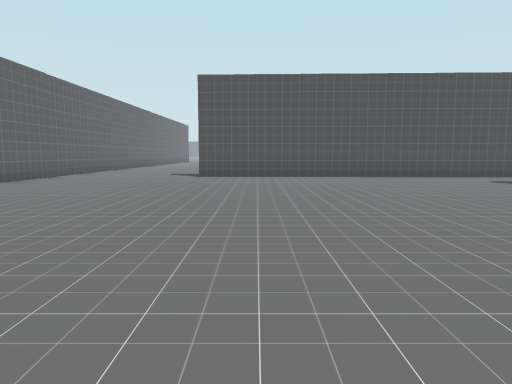
View 1 (above)

24 first-person views from a walk through a 3-D level made in the Godot game engine. The camera is 1.4 m above the floor, tilts 6° down and sees 70° across. The floor is counted in squares, 2 m on a side. Each view is taken from the middle of a square. On the plan, view 1 faces up. The plan holds only what a view shows up to about 11 squares ahead; the rest is blank. The place goes on beyond the plan. Characters and animated objects are left out. Some surface patterns are stand-ins.

View 2
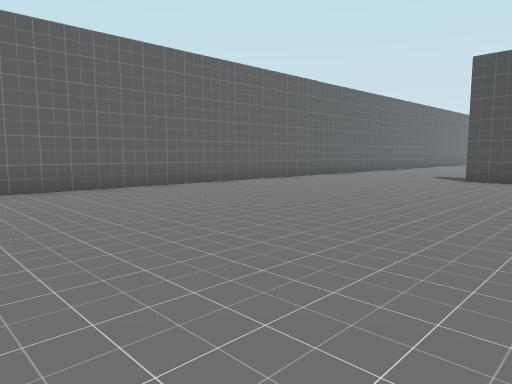

View 3
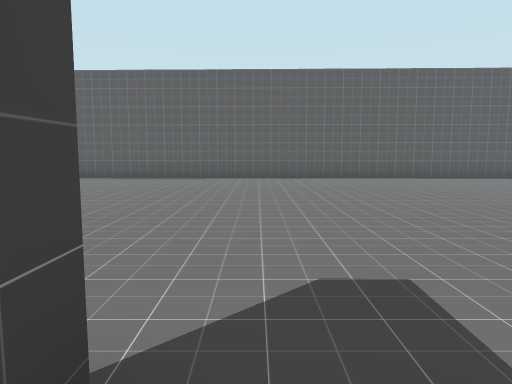

View 4
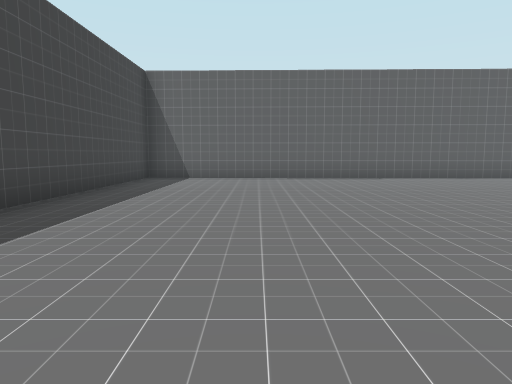

View 5
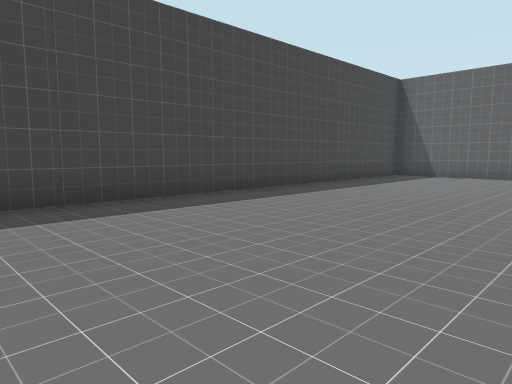

View 6
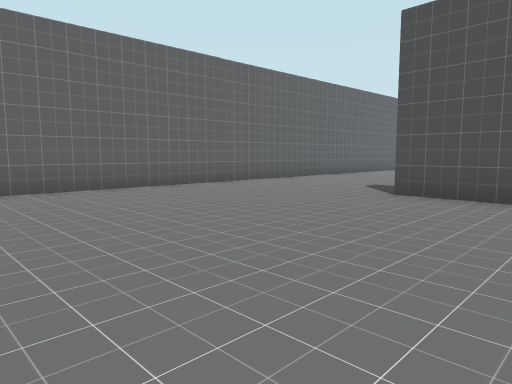

View 7
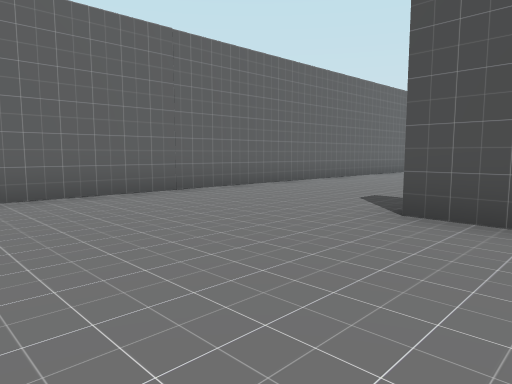

View 8
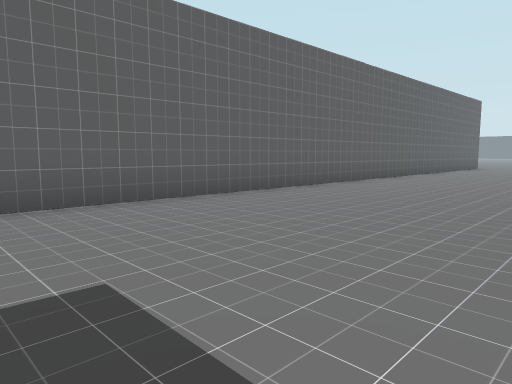

View 9
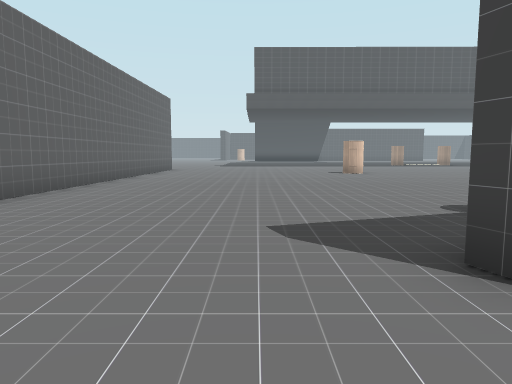

View 10
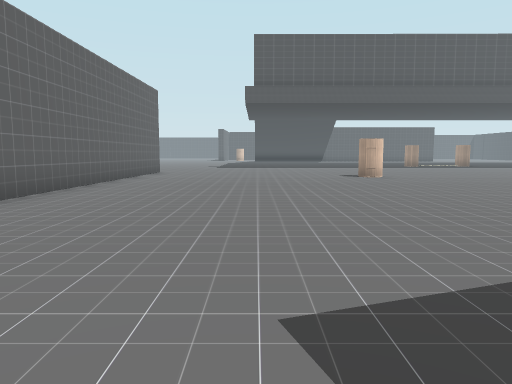

View 11
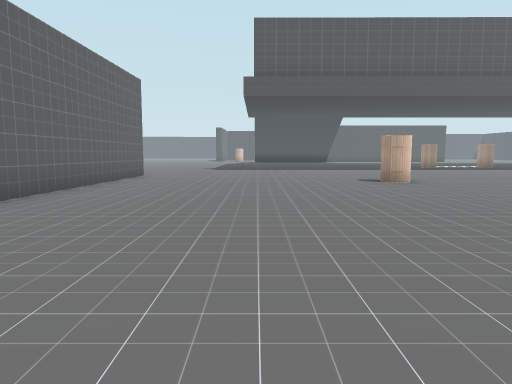

View 12
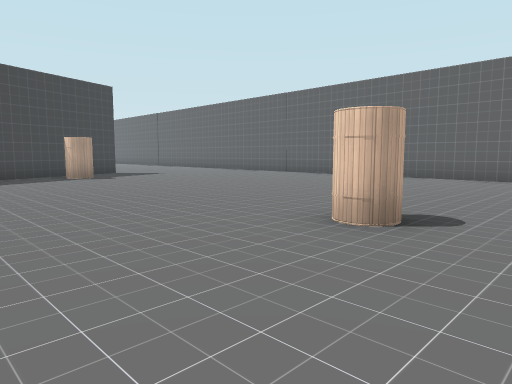

View 13
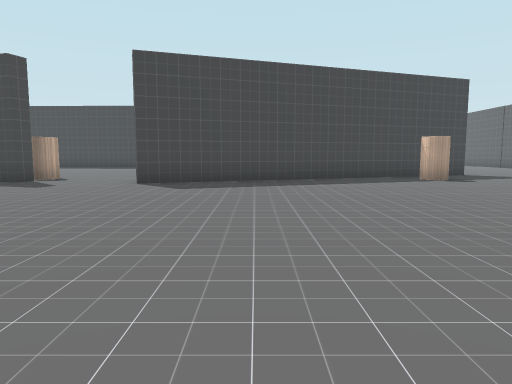

View 14
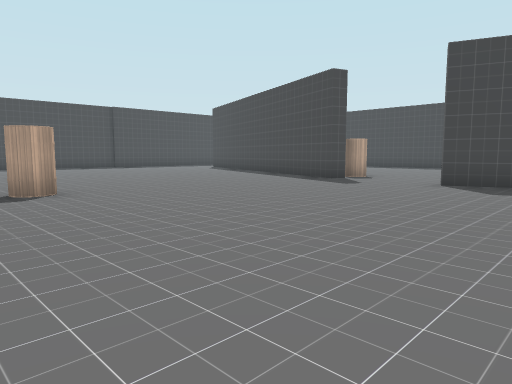

View 15
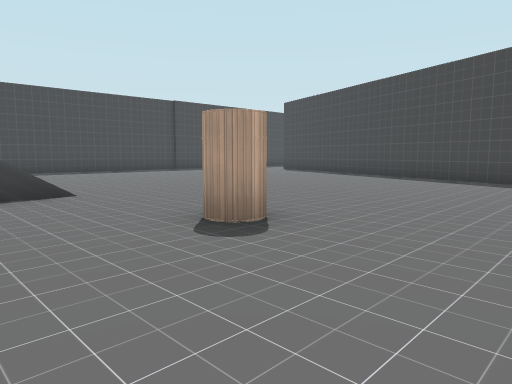

View 16
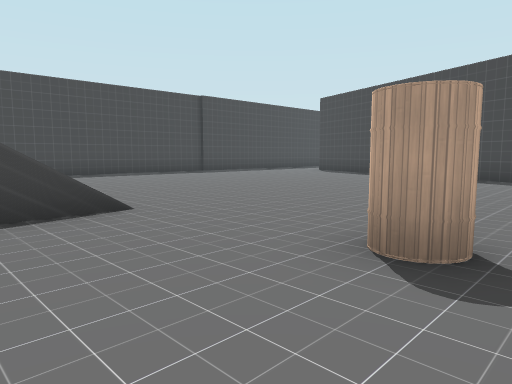

View 17
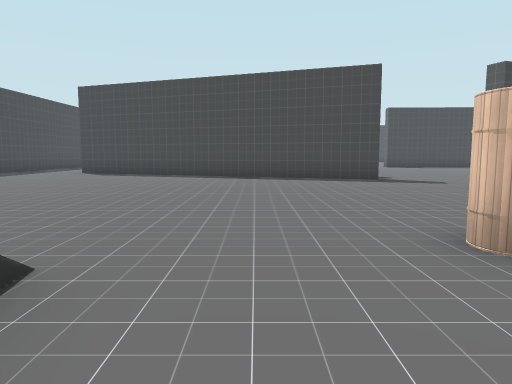

View 18
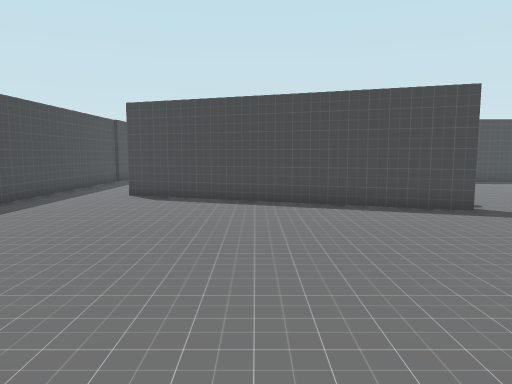

View 19
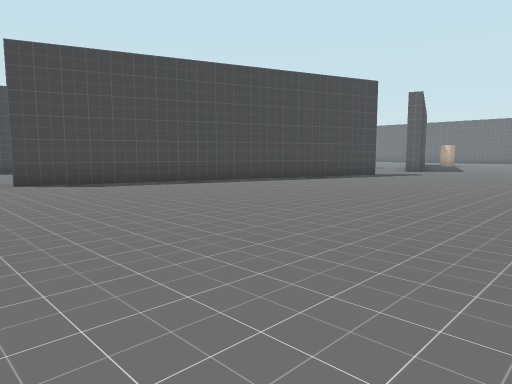

View 20
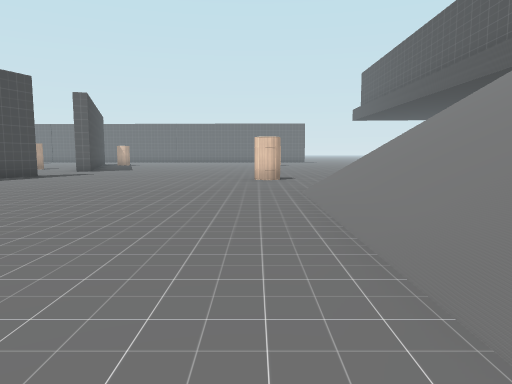

View 21
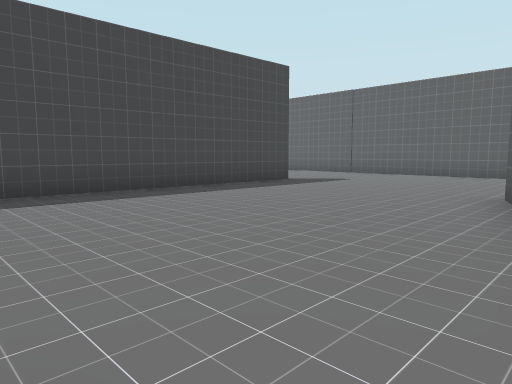

View 22
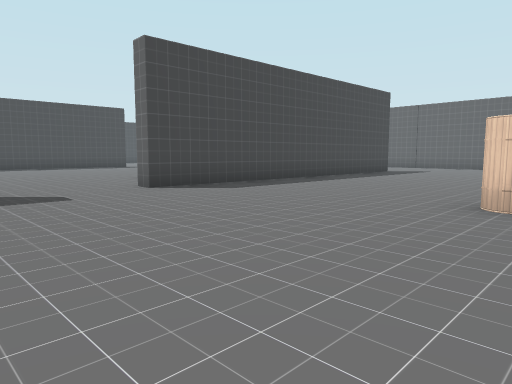

View 23
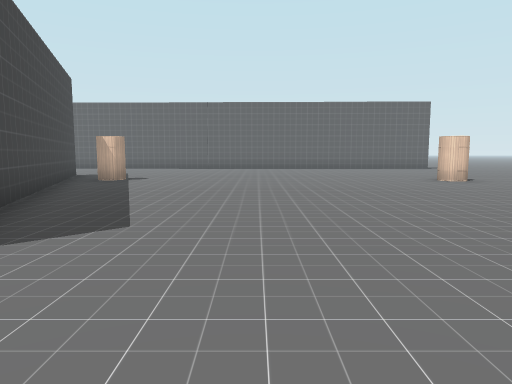

View 24
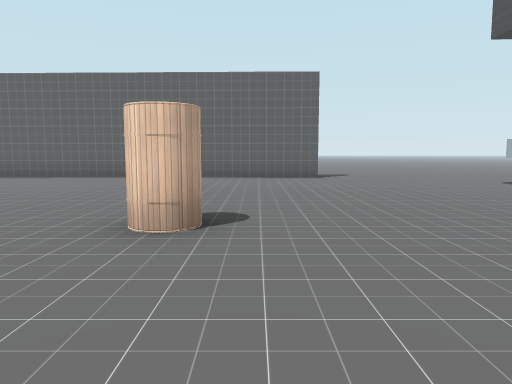

### Floor plan
Points are (right, up) in squares from view 1. A wall is a line through its corners. A room is listed if a view was taken in it or the views show most of it. See-through windows are left out.
Room 1 (views 1, 2, 3, 4, 5, 6, 7, 8)
walls: (7.5, 10.7) (-1.7, 11.1); (8.3, 11.2) (8.3, 10.7); (-1.7, 11.6) (-0.5, 11.6); (-6.1, 12.6) (-6.6, -8.1) (4.2, -8.2)
ways out: opening at (-3, 12) to room 2; opening at (10, 11) to room 2
Room 2 (views 9, 10, 11, 12, 13, 14, 15, 16, 17, 18, 19, 20, 21, 22, 23, 24)
walls: (11.6, 19.8) (11.7, 20.3) (21.3, 16.9); (-0.1, 17.5) (8.8, 20.6); (0, 17) (-0.5, 16.8); (-0.5, 11.6) (8.3, 11.2); (-5.6, 30.6) (-6.1, 12.6)
ways out: opening at (-3, 12) to room 1; opening at (10, 11) to room 1
objects: barrel (1, 19); barrel (1, 28); barrel (7, 17); barrel (12, 19); barrel (13, 27)

Positions as (right, up) in squares from view 1, and headings:
1: (0, 0), facing up
2: (1, 1), facing up-left
3: (4, 0), facing left
4: (4, -5), facing left
5: (5, -3), facing down-left
6: (1, 5), facing up-left
7: (0, 7), facing up-left
8: (-1, 12), facing up-left
9: (-2, 15), facing up
10: (-2, 17), facing up
11: (-2, 19), facing up
12: (5, 30), facing down-left
13: (6, 29), facing down
14: (6, 29), facing down-right
15: (10, 30), facing down-right
16: (12, 30), facing down-right
17: (15, 30), facing down
18: (17, 29), facing down
19: (23, 26), facing down-left
20: (23, 27), facing left
21: (6, 18), facing down-left
22: (12, 18), facing down-left
23: (11, 23), facing left
24: (5, 29), facing left
